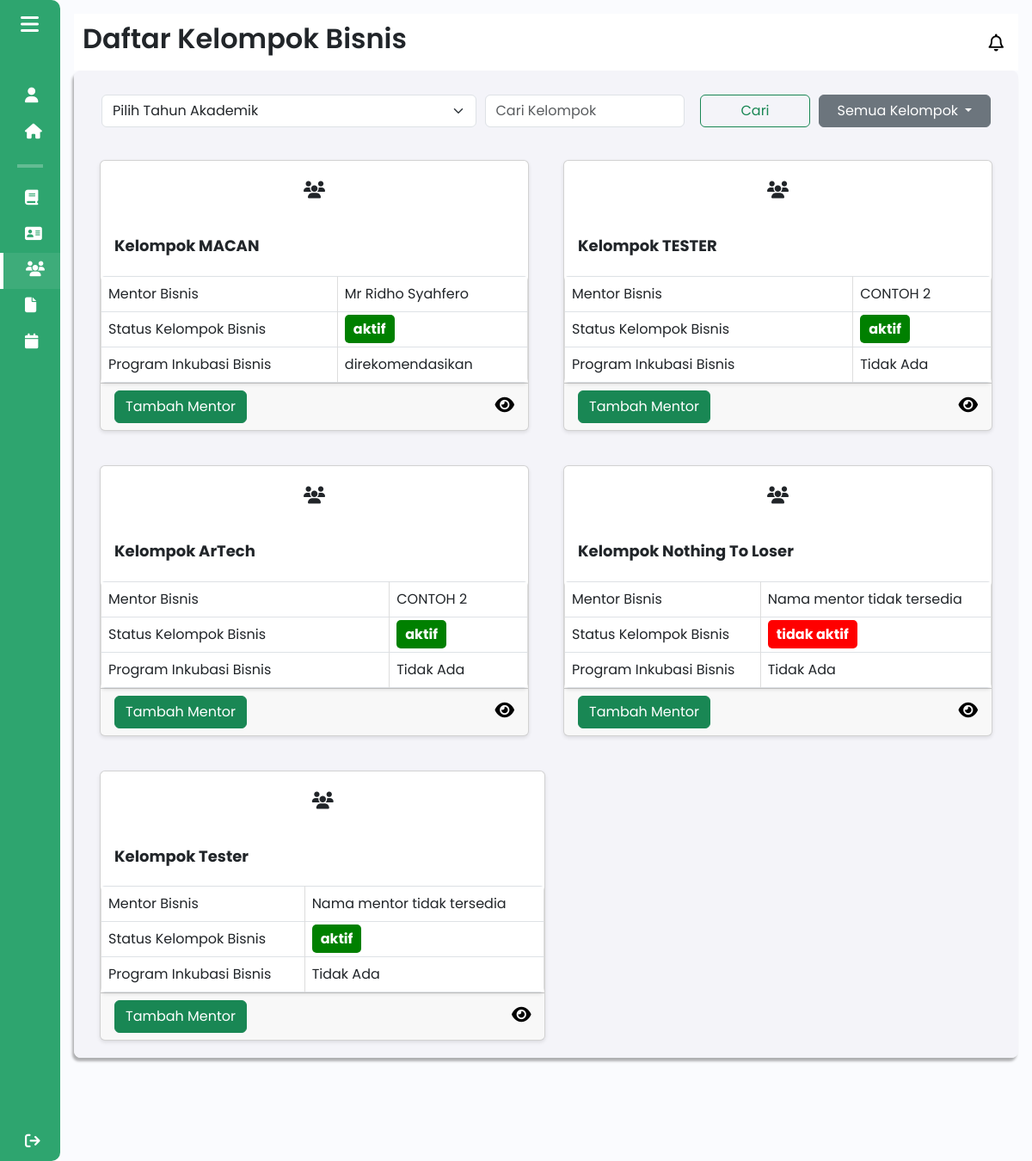
Screenshot of /components/pages/admin/daftar_kelompok_bisnis_admin.php (signed in) with the database file from the repository.
### tables this page shows
CREATE TABLE `kelompok_bisnis_backup` (
  `id_kelompok` int(11) NOT NULL DEFAULT 0,
  `npm_ketua` varchar(20) DEFAULT NULL,
  `nama_kelompok` varchar(50) DEFAULT NULL,
  `nama_bisnis` varchar(50) DEFAULT NULL,
  `logo_bisnis` varchar(255) DEFAULT NULL,
  `tahun_akademik_id` int(11) DEFAULT NULL,
  `kategori_bisnis` varchar(255) DEFAULT NULL,
  `sdg` varchar(255) DEFAULT NULL,
  `ide_bisnis` varchar(255) DEFAULT NULL,
  `id_mentor` int(11) DEFAULT NULL,
  `status_kelompok_bisnis` enum('aktif','tidak aktif') DEFAULT 'aktif',
  `status_inkubasi` enum('direkomendasikan','disetujui','ditolak') DEFAULT NULL
);

CREATE TABLE `mentor` (
  `id` int(11) NOT NULL,
  `user_id` int(11) NOT NULL,
  `nama` varchar(100) NOT NULL,
  `nidn` varchar(15) NOT NULL,
  `email` varchar(100) DEFAULT NULL,
  `contact` varchar(15) DEFAULT NULL,
  `keahlian` varchar(100) DEFAULT NULL,
  `fakultas` varchar(100) DEFAULT NULL,
  `prodi` varchar(100) DEFAULT NULL,
  `foto_profile` varchar(255) DEFAULT NULL
);

### components/pages/admin/daftar_kelompok_bisnis_admin.php (the view, shortened to what this page needs)
<?php
include $_SERVER['DOCUMENT_ROOT'] . '/Aplikasi-Kewirausahaan/config/db_connection.php';
$sql = "SELECT * FROM kelompok_bisnis_backup";
$result = $conn->query($sql);
?>
<!DOCTYPE html>
<html lang="en">
<head>
    <link href="https://cdn.lineicons.com/4.0/lineicons.css" rel="stylesheet" />
    <link href="https://cdn.jsdelivr.net/npm/bootstrap@5.3.0-alpha3/dist/css/bootstrap.min.css" rel="stylesheet"
>
    <link rel="stylesheet" href="/Aplikasi-Kewirausahaan/assets/css/daftar_kelompok.css">
</head>
<body>
    <div class="wrapper">
        <?php
        include 'sidebar_admin.php';
        ?>
        <div class="main p-3">
            <div class="main_header">
                <?php
                    include 'header_admin.php';
                ?>
            </div>
            <div class="main_wrapper">
                <div class="nav_main_wrapper">
                    <nav class="navbar navbar-expand-lg">
                        <div class="container-fluid">
                            <select name="year" class="form-select filter-tahun" required>
                                <option value="" disabled selected>Pilih Tahun Akademik</option>
                            </select>
                            <form class="d-flex" role="search">
                                <input class="form-control me-2" type="search" placeholder="Cari Kelompok" aria-label="Search">
                                <button class="btn btn-outline-success" type="submit">Cari</button>
                            </form>
                            <div class="dropdown">
                                <button class="btn btn-secondary dropdown-toggle text-white" type="button"
                                        id="dropdownMenuButton" data-bs-toggle="dropdown" aria-expanded="false">
                                    Semua Kelompok
                                </button>
                            </div>
                        </div>
                    </nav>
                </div>
                <?php
                if ($result->num_rows > 0) {
                    while ($row = $result->fetch_assoc()) {
                        $id_kelompok = $row['id_kelompok'];
                        $id_mentor = $row['id_mentor'];
                        $mentorQuery = "
                            SELECT m.nama AS nama_mentor
                            FROM mentor m
                            WHERE m.id = '" . $id_mentor . "' LIMIT 1";
                        $mentorResult = mysqli_query($conn, $mentorQuery);
                        $mentor = mysqli_fetch_assoc($mentorResult);
                        $namaMentor = $mentor['nama_mentor'] ?? 'Nama mentor tidak tersedia';
                        echo '
                            <div class="card" style="width: 45%; margin: 10px;">
                                <div class="card-icon text-center py-4">
                                    <i class="fa-solid fa-users"></i>
                                </div>
                                <div class="card-body m-0">
                                    <h5 class="card-title">Kelompok ' . htmlspecialchars($row['nama_kelompok']) . '</h5>
                                </div>
                                <table class="table table-bordered m-0 styled-table">
                                    <tbody>
                                        <tr>
                                            <td>Mentor Bisnis</td>
                                            <td>' . $namaMentor . '</td>
                                        </tr>
                                        <tr>
                                            <td>Status Kelompok Bisnis</td>
                                            <td>';
                                            if ($row['status_kelompok_bisnis'] == 'aktif') {
                                                echo '<span class="status-aktif">' . htmlspecialchars($row['status_kelompok_bisnis']) . '</span>';
                                            } else {
                                                echo '<span class="status-nonaktif">' . htmlspecialchars($row['status_kelompok_bisnis']) . '</span>';
                                            }
                                    echo '
                                        </td>
                                    </tr>
                                    <tr>
                                        <td>Program Inkubasi Bisnis</td>
                                        <td>'.htmlspecialchars($row['status_inkubasi'] ?? 'Tidak Ada').'</td>
                                    </tr>
                                </tbody>
                            </table>
                            <div class="card-footer">
                                <button class="btn btn-success" data-bs-toggle="modal" data-bs-target="#mentorModal' . $id_kelompok . '">Tambah Mentor</button>
                                <a href="detail_kelompok.php?id_kelompok=' . $id_kelompok . '">
                                    <i class="fa-solid fa-eye detail-icon" data-bs-toggle="tooltip" data-bs-custom-class="custom-tooltip" data-bs-title="Lihat Kelompok Bisnis"></i>
                                </a>
                            </div>
                        </div>';
                    }
                } else {
                    echo '<p>Tidak ada kelompok bisnis yang tersedia.</p>';
                }
                ?>
            </div>
        </div>
    </div>
</body>
</html>

### assets/css/daftar_kelompok.css (style rules this page uses)
body { margin: 0; font-family: "Poppins", sans-serif; background-color: #f4f4f9; }
.main { padding: 20px; }
.main_wrapper { display: flex; flex-wrap: wrap; justify-content: space-between; gap: 20px; padding: 30px; background-color: #f4f4f9; border-radius: 8px; box-shadow: 0 4px 6px rgba(0, 0, 0, 0.1); }
.nav_main_wrapper { display: block; width: 100%; }
.card { flex: 1 1 calc(45% - 20px); box-sizing: border-box; transition: transform 0.2s, color 0.2s; height: 320px; max-width: 49%; margin: 10px; min-width: 280px; background-color: #fff; border-radius: 8px; overflow: hidden; box-shadow: 0 2px 4px rgba(0, 0, 0, 0.1); }
.card h5 { font-weight: bold; font-size: 18px; }
.card-footer { display: flex; justify-content: flex-end; }
.card-footer a { font-size: 16px; color: black; text-decoration: none; }
.card-icon i, .card-footer .detail-icon { font-size: 20px; cursor: pointer; transition: transform 0.2s, color 0.2s; }
.styled-table { width: 100%; margin: 20px 0; border-collapse: collapse; background-color: #fff; border-radius: 5px; overflow: hidden; box-shadow: 0 2px 4px rgba(0, 0, 0, 0.1); }
.styled-table td { padding: 10px 15px; border: 1px solid #ddd; background-color: #fefefe; vertical-align: middle; }
.filter-tahun { width: 60% !important; margin-right: 10px; }
.nav_main_wrapper .btn { width: 200px; text-align: center; margin-left: 10px; }

### assets/css/sidebar.css (style rules this page uses)
a { text-decoration: none; }
body { font-family: "Poppins", sans-serif; }
.wrapper { display: flex; }
.main { min-height: 100vh; width: 100%; overflow: hidden; transition: all 0.35s ease-in-out; background-color: #fafbfe; }
.main_wrapper { width: 100%; height: 85vh; background-color: #f4f4f9; box-shadow: -2px 4px 3px rgba(0, 0, 0, 0.3); margin: 0; padding: 20px; overflow-y: auto; border-radius: 8px; }

### assets/css/header.css (style rules this page uses)
a { text-decoration: none; }
body { font-family: "Poppins", sans-serif; }
.main_header { display: flex; justify-content: space-between; align-items: center; padding: 5px; background-color: #fff; min-height: 50px; }

### components/pages/admin/daftar_kelompok_bisnis_admin.php (style rules this page uses)
.status-aktif { color: white; background-color: green; padding: 5px 10px; border-radius: 5px; font-weight: bold; text-align: center; }
.status-nonaktif { color: white; background-color: red; padding: 5px 10px; border-radius: 5px; font-weight: bold; text-align: center; }
.card-footer { display: flex; align-items: center; justify-content: space-between; }

### rows the page displays
kelompok_bisnis_backup: nama_kelompok "MACAN", id_mentor.nama "Mr Ridho Syahfero", status_kelompok_bisnis "aktif", status_inkubasi "direkomendasikan"
kelompok_bisnis_backup: nama_kelompok "TESTER", id_mentor.nama "CONTOH 2", status_kelompok_bisnis "aktif", status_inkubasi "Tidak Ada"
kelompok_bisnis_backup: nama_kelompok "ArTech", id_mentor.nama "CONTOH 2", status_kelompok_bisnis "aktif", status_inkubasi "Tidak Ada"
kelompok_bisnis_backup: nama_kelompok "Nothing To Loser", namaMentor "Nama mentor tidak tersedia", status_kelompok_bisnis "tidak aktif", status_inkubasi "Tidak Ada"
kelompok_bisnis_backup: nama_kelompok "Tester", namaMentor "Nama mentor tidak tersedia", status_kelompok_bisnis "aktif", status_inkubasi "Tidak Ada"

### other values shown
$pageTitle "Daftar Kelompok Bisnis"
